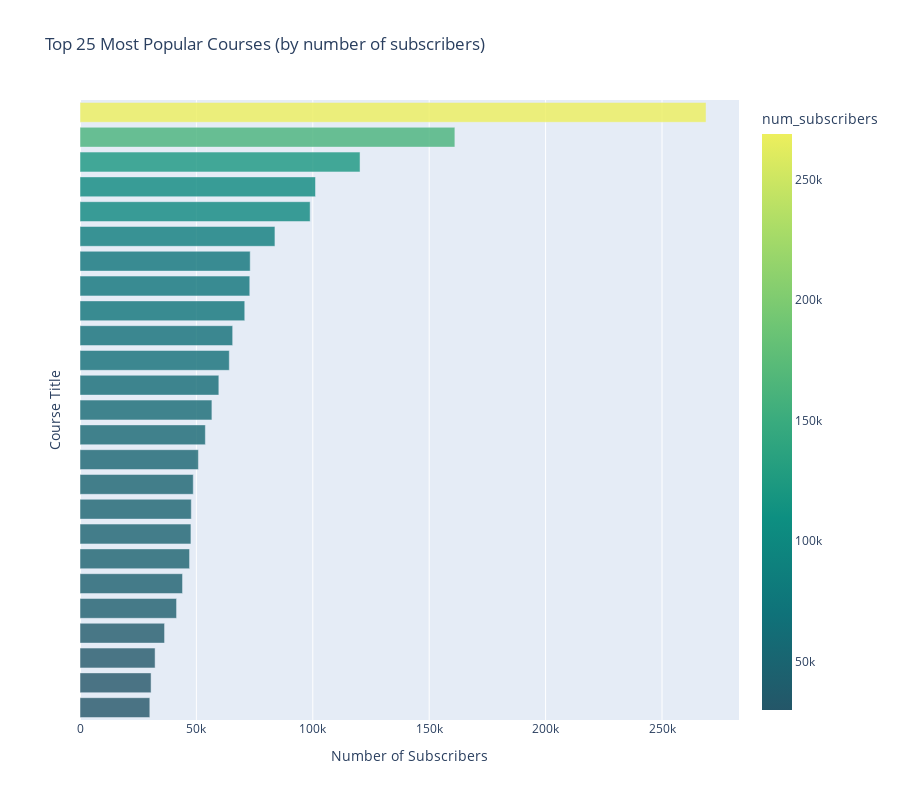

The notebook cell saved with this chart:
### Markdown cell above
## Most Popular Free Courses

### Code cell
free_courses_df = courses_df.query("price == 0")
top25_free = free_courses_df.sort_values("num_subscribers", ascending=False)[0:25].sort_values("num_subscribers", ascending=True).reset_index(drop=True).reset_index()
fig = px.bar(top25_free,
               y = 'index',
               x = 'num_subscribers',
               orientation = 'h',
               color = 'num_subscribers',
               hover_name = 'course_title',
               title = 'Top 25 Most Popular Courses (by number of subscribers)',
               opacity = 0.8,
               color_continuous_scale = px.colors.sequential.Aggrnyl,
               height = 800,
              )

fig.update_layout(showlegend = False)
fig.update_xaxes(title = 'Number of Subscribers')
fig.update_yaxes(title = 'Course Title',showticklabels = False)
fig.show()

### Figure 1 — Plotly figure (JSON) as saved in the notebook; plotly's stock layout.template omitted (floating-point values rounded to 4 significant figures)
{"data": [{"alignmentgroup": "True", "hovertemplate": "<b>%{hovertext}</b><br><br>num_subscribers=%{marker.color}<br>index=%{y}<extra></extra>", "hovertext": ["Learn E-Commerce Website in PHP & MySQL From Scratch!", "AngularJS For Beginners", "Create An HTML5 Video Player From Scratch", "Learn Object Oriented PHP By Building a Complete Website", "Bootstrap 4 Quick Start: Code Modern Responsive Websites", "Professional Logo Design in Adobe Illustrator", "Javascript Essentials", "Getting Started with Playing Guitar", "Figure Drawing From Life Using The Reilly Technique.", "Learn PHP Fundamentals From Scratch", "Stock Market Investing for Beginners", "Photoshop In-Depth: Master all of Photoshop's Tools Easily", "Accounting in 60 Minutes - A Brief Introduction", "Learn Responsive Web Development from Scratch", "Quickstart AngularJS", "Bitcoin or How I Learned to Stop Worrying and Love Crypto", "HTML and CSS for Beginners - Build a Website & Launch ONLINE", "Web Development By Doing: HTML / CSS From Scratch", "Beginner Photoshop to HTML5 and CSS3", "Practical PHP: Master the Basics and Code Dynamic Websites", "Web Design for Web Developers: Build Beautiful Websites!", "Free Beginner Electric Guitar Lessons", "Build Your First Website in 1 Week with HTML5 and CSS3", "Coding for Entrepreneurs Basic", "Learn HTML5 Programming From Scratch"], "legendgroup": "", "marker": {"color": [29990, 30531, 32260, 36322, 41478, 44044, 47062, 47652, 47811, 48650, 50855, 53851, 56659, 59639, 64128, 65576, 70773, 72932, 73110, 83737, 98867, 101154, 120291, 161029, 268923], "coloraxis": "coloraxis", "opacity": 0.8, "pattern": {"shape": ""}}, "name": "", "offsetgroup": "", "orientation": "h", "showlegend": false, "textposition": "auto", "type": "bar", "x": [29990, 30531, 32260, 36322, 41478, 44044, 47062, 47652, 47811, 48650, 50855, 53851, 56659, 59639, 64128, 65576, 70773, 72932, 73110, 83737, 98867, 101154, 120291, 161029, 268923], "xaxis": "x", "y": [0, 1, 2, 3, 4, 5, 6, 7, 8, 9, 10, 11, 12, 13, 14, 15, 16, 17, 18, 19, 20, 21, 22, 23, 24], "yaxis": "y"}], "layout": {"barmode": "relative", "coloraxis": {"colorbar": {"title": {"text": "num_subscribers"}}, "colorscale": [[0, "rgb(36, 86, 104)"], [0.1667, "rgb(15, 114, 121)"], [0.3333, "rgb(13, 143, 129)"], [0.5, "rgb(57, 171, 126)"], [0.6667, "rgb(110, 197, 116)"], [0.8333, "rgb(169, 220, 103)"], [1, "rgb(237, 239, 93)"]]}, "height": 800, "legend": {"tracegroupgap": 0}, "showlegend": false, "title": {"text": "Top 25 Most Popular Courses (by number of subscribers)"}, "xaxis": {"anchor": "y", "domain": [0, 1], "title": {"text": "Number of Subscribers"}}, "yaxis": {"anchor": "x", "domain": [0, 1], "showticklabels": false, "title": {"text": "Course Title"}}}}
